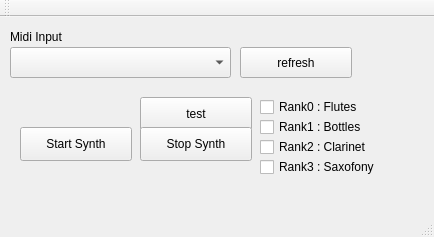
<?xml version="1.0" encoding="UTF-8"?>
<ui version="4.0">
 <class>MainWindow</class>
 <widget class="QMainWindow" name="MainWindow">
  <property name="geometry">
   <rect>
    <x>0</x>
    <y>0</y>
    <width>434</width>
    <height>237</height>
   </rect>
  </property>
  <property name="windowTitle">
   <string>MainWindow</string>
  </property>
  <widget class="QWidget" name="centralWidget">
   <widget class="QPushButton" name="pushButtonSine">
    <property name="geometry">
     <rect>
      <x>140</x>
      <y>80</y>
      <width>112</width>
      <height>34</height>
     </rect>
    </property>
    <property name="text">
     <string>test</string>
    </property>
   </widget>
   <widget class="QPushButton" name="pushButtonStart">
    <property name="geometry">
     <rect>
      <x>20</x>
      <y>110</y>
      <width>112</width>
      <height>34</height>
     </rect>
    </property>
    <property name="text">
     <string>Start Synth</string>
    </property>
   </widget>
   <widget class="QPushButton" name="pushButtonStop">
    <property name="geometry">
     <rect>
      <x>140</x>
      <y>110</y>
      <width>112</width>
      <height>34</height>
     </rect>
    </property>
    <property name="text">
     <string>Stop Synth</string>
    </property>
   </widget>
   <widget class="QComboBox" name="comboBoxMidiIn">
    <property name="geometry">
     <rect>
      <x>10</x>
      <y>30</y>
      <width>221</width>
      <height>31</height>
     </rect>
    </property>
   </widget>
   <widget class="QLabel" name="labelMidiInput">
    <property name="geometry">
     <rect>
      <x>10</x>
      <y>10</y>
      <width>91</width>
      <height>19</height>
     </rect>
    </property>
    <property name="text">
     <string>Midi Input</string>
    </property>
   </widget>
   <widget class="QPushButton" name="pushButtonRefreshMidi">
    <property name="geometry">
     <rect>
      <x>240</x>
      <y>30</y>
      <width>112</width>
      <height>31</height>
     </rect>
    </property>
    <property name="text">
     <string>refresh</string>
    </property>
   </widget>
   <widget class="QCheckBox" name="checkBoxRank0">
    <property name="geometry">
     <rect>
      <x>260</x>
      <y>80</y>
      <width>111</width>
      <height>20</height>
     </rect>
    </property>
    <property name="text">
     <string>Rank0 : Flutes</string>
    </property>
    <property name="checkable">
     <bool>true</bool>
    </property>
   </widget>
   <widget class="QCheckBox" name="checkBoxRank1">
    <property name="geometry">
     <rect>
      <x>260</x>
      <y>100</y>
      <width>141</width>
      <height>20</height>
     </rect>
    </property>
    <property name="text">
     <string>Rank1 : Bottles</string>
    </property>
    <property name="checkable">
     <bool>true</bool>
    </property>
   </widget>
   <widget class="QCheckBox" name="checkBoxRank2">
    <property name="geometry">
     <rect>
      <x>260</x>
      <y>120</y>
      <width>141</width>
      <height>20</height>
     </rect>
    </property>
    <property name="text">
     <string>Rank2 : Clarinet</string>
    </property>
    <property name="checkable">
     <bool>true</bool>
    </property>
   </widget>
   <widget class="QCheckBox" name="checkBoxRank3">
    <property name="geometry">
     <rect>
      <x>260</x>
      <y>140</y>
      <width>141</width>
      <height>20</height>
     </rect>
    </property>
    <property name="text">
     <string>Rank3 : Saxofony</string>
    </property>
    <property name="checkable">
     <bool>true</bool>
    </property>
   </widget>
  </widget>
  <widget class="QMenuBar" name="menuBar">
   <property name="geometry">
    <rect>
     <x>0</x>
     <y>0</y>
     <width>434</width>
     <height>22</height>
    </rect>
   </property>
  </widget>
  <widget class="QToolBar" name="mainToolBar">
   <attribute name="toolBarArea">
    <enum>TopToolBarArea</enum>
   </attribute>
   <attribute name="toolBarBreak">
    <bool>false</bool>
   </attribute>
  </widget>
  <widget class="QStatusBar" name="statusBar"/>
 </widget>
 <layoutdefault spacing="6" margin="11"/>
 <resources/>
 <connections/>
</ui>
